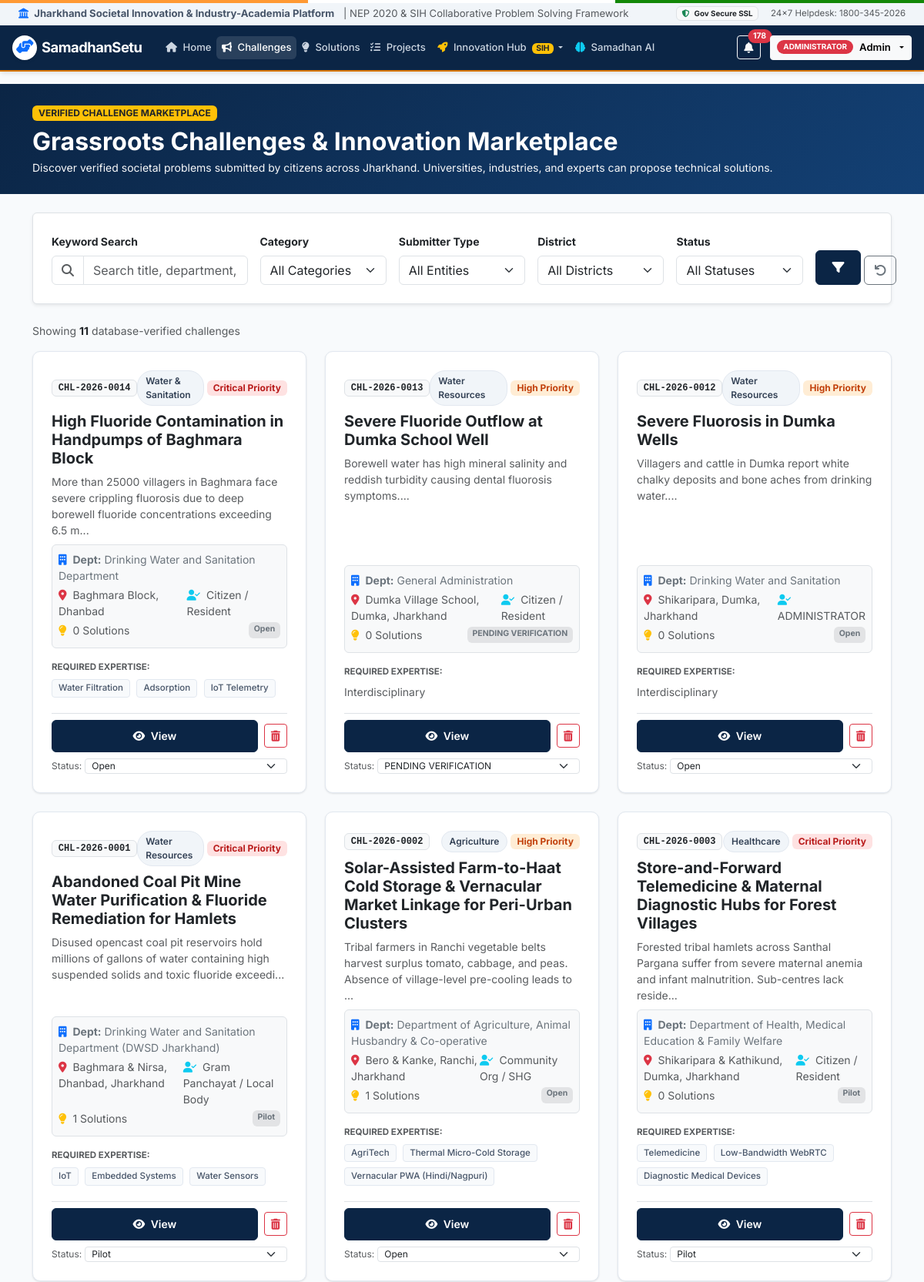
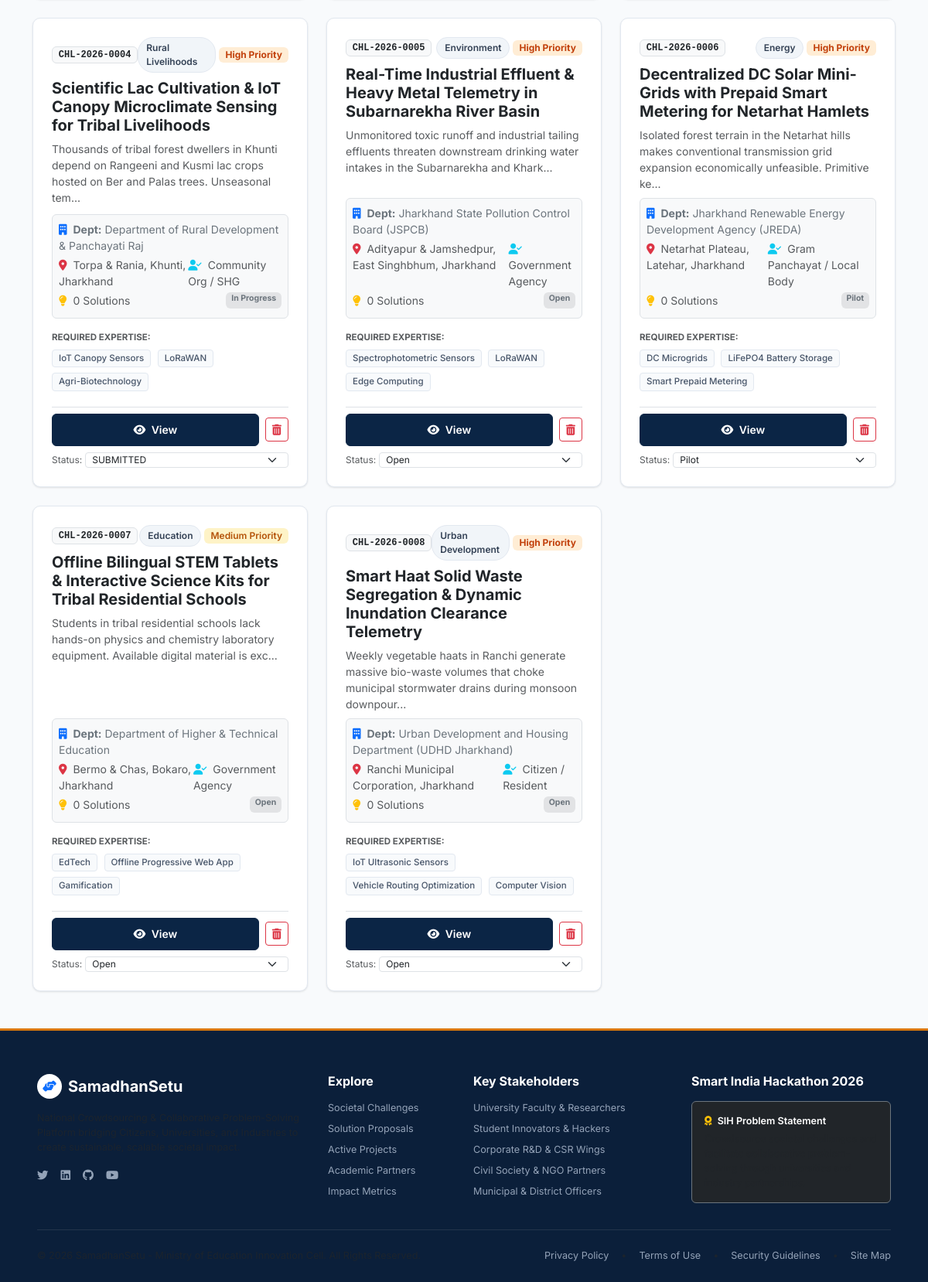
Page /challenges (signed in) on the committed database (2 pictures, top to bottom).
### app.py (models this page shows, shortened)
class Challenge(db.Model):
    __tablename__ = 'challenges'
    id = db.Column(db.Integer, primary_key=True)
    title = db.Column(db.String(250), nullable=False)
    description = db.Column(db.Text, nullable=False)
    category = db.Column(db.String(80), nullable=False)
    department = db.Column(db.String(150), nullable=False, default='General Administration')
    location = db.Column(db.String(150), nullable=False)
    priority = db.Column(db.String(30), nullable=False, default='Medium') # Low, Medium, High, Critical
    status = db.Column(db.String(50), default='Open') # Open, Under Review, Verified, In Progress, Pilot, Implemented, Closed
    created_date = db.Column(db.DateTime, default=datetime.utcnow)
    deadline = db.Column(db.DateTime, nullable=True)
    organization = db.Column(db.String(200), nullable=False, default='Municipal Corporation')
    required_skills = db.Column(db.Text, nullable=True)
    submitter_type = db.Column(db.String(100), default='Citizen / Resident')
    district = db.Column(db.String(100), default='Ranchi')
    block = db.Column(db.String(100), nullable=True)
    media_url = db.Column(db.String(255), nullable=True)
    document_url = db.Column(db.String(255), nullable=True)
    assigned_university = db.Column(db.String(200), nullable=True)
    nep_aligned = db.Column(db.Boolean, default=True)
    expected_solution_type = db.Column(db.String(100), default='Software / Hardware Prototype')
    affected_population = db.Column(db.String(200), default='General Community')
    people_affected_count = db.Column(db.Integer, default=10000)
    existing_solutions = db.Column(db.Text, nullable=True)
    shortcomings = db.Column(db.Text, nullable=True)
    required_technology = db.Column(db.Text, nullable=True)
    expected_outcome = db.Column(db.Text, nullable=True)
    ai_impact_score = db.Column(db.Integer, default=85)
    views_count = db.Column(db.Integer, default=240)
    followers_count = db.Column(db.Integer, default=28)
    created_by_id = db.Column(db.Integer, db.ForeignKey('users.id'), nullable=True)
    submitter_aadhaar_masked = db.Column(db.String(30), nullable=True)
    submitter_phone = db.Column(db.String(30), nullable=True)
    solutions = db.relationship('Solution', backref='challenge', lazy=True, cascade='all, delete-orphan')
    projects = db.relationship('Project', backref='challenge', lazy=True)
    invitations = db.relationship('TeamInvitation', backref='challenge', lazy=True, cascade='all, delete-orphan')
    problem_dna = db.relationship('ProblemDNA', backref='challenge', uselist=False, lazy=True, cascade='all, delete-orphan')
    @property
    def code(self):
        return f"CHL-2026-{self.id:04d}"
    @property
    def severity(self):
        return self.priority
    @property
    def created_at(self):
        return self.created_date

### app.py (the view, shortened to what this page needs)
@app.route('/challenges')
def challenges():
    user = get_current_user()
    is_admin = (user and user.user_type == 'ADMINISTRATOR')
    query_text = request.args.get('q', '').strip()
    category_filter = request.args.get('category', '').strip()
    department_filter = request.args.get('department', '').strip()
    status_filter = request.args.get('status', '').strip()
    priority_filter = request.args.get('priority', '').strip()
    location_filter = request.args.get('location', '').strip()
    submitter_type_filter = request.args.get('submitter_type', '').strip()
    district_filter = request.args.get('district', '').strip()
    query = Challenge.query
    if not is_admin:
        query = query.filter(Challenge.status.in_([
            'APPROVED', 'VERIFIED', 'Verified', 'Open', 'In Progress', 'Pilot', 'Implemented', 'Completed'
        ]))
    if category_filter and category_filter != 'All':
        query = query.filter(Challenge.category == category_filter)
    if department_filter and department_filter != 'All':
        query = query.filter(Challenge.department == department_filter)
    if status_filter and status_filter != 'All':
        query = query.filter(Challenge.status == status_filter)
    if priority_filter and priority_filter != 'All':
        query = query.filter(Challenge.priority == priority_filter)
    if submitter_type_filter and submitter_type_filter != 'All':
        query = query.filter(Challenge.submitter_type == submitter_type_filter)
    if district_filter and district_filter != 'All':
        query = query.filter((Challenge.district == district_filter) | (Challenge.location.ilike(f"%{district_filter}%")))
    if location_filter:
        query = query.filter(Challenge.location.ilike(f"%{location_filter}%"))
    challenges_list = deduplicate_challenges(query.order_by(Challenge.created_date.desc()).all())
    return render_template('challenges.html',
        challenges=challenges_list,
        query_text=query_text,
        category_filter=category_filter,
        department_filter=department_filter,
        status_filter=status_filter,
        priority_filter=priority_filter,
        location_filter=location_filter,
        submitter_type_filter=submitter_type_filter,
        district_filter=district_filter,
        all_submitter_types=SUBMITTER_TYPES,
        all_districts=JHARKHAND_DISTRICTS,
        is_admin=is_admin
    )

### templates/challenges.html (shortened to what this page needs)
{% extends "base.html" %}
{% block content %}
<div class="bg-primary text-white py-4 mb-4" style="background: linear-gradient(135deg, #0b2545 0%, #134074 100%);">
    <div class="container">
        <div class="d-flex flex-column flex-md-row justify-content-between align-items-md-center gap-3">
            <div>
                <span class="badge bg-warning text-dark text-uppercase px-2 py-1 mb-2 fw-bold">Verified Challenge Marketplace</span>
                <h2 class="fw-bold mb-1">Grassroots Challenges & Innovation Marketplace</h2>
                <p class="text-light opacity-90 small mb-0">Discover verified societal problems submitted by citizens across Jharkhand. Universities, industries, and experts can propose technical solutions.</p>
            </div>
        </div>
    </div>
</div>
<div class="container mb-5">
    <div class="card border shadow-sm mb-4">
        <div class="card-body p-3 p-md-4">
            <form method="GET" action="{{ url_for('challenges') }}">
                <div class="row g-3">
                    <div class="col-lg-3">
                        <label class="form-label small fw-bold text-dark">Keyword Search</label>
                        <div class="input-group">
                            <span class="input-group-text bg-white"><i class="fas fa-search text-muted"></i></span>
                            <input type="text" name="q" class="form-control" placeholder="Search title, department, skills..." value="{{ query_text or '' }}">
                        </div>
                    </div>
                    <div class="col-md-3 col-lg-2">
                        <label class="form-label small fw-bold text-dark">Category</label>
                        <select name="category" class="form-select">
                            <option value="All">All Categories</option>
                        </select>
                    </div>
                    <div class="col-md-3 col-lg-2">
                        <label class="form-label small fw-bold text-dark">Submitter Type</label>
                        <select name="submitter_type" class="form-select">
                            <option value="All">All Entities</option>
                        </select>
                    </div>
                    <div class="col-md-3 col-lg-2">
                        <label class="form-label small fw-bold text-dark">District</label>
                        <select name="district" class="form-select">
                            <option value="All">All Districts</option>
                        </select>
                    </div>
                    <div class="col-md-3 col-lg-2">
                        <label class="form-label small fw-bold text-dark">Status</label>
                        <select name="status" class="form-select">
                            <option value="All">All Statuses</option>
                        </select>
                    </div>
                    <div class="col-md-3 col-lg-1 d-flex align-items-end gap-1">
                        <button type="submit" class="btn btn-primary-gov w-100" title="Apply Filters">
                            <i class="fas fa-filter"></i>
                        </button>
                        <a href="{{ url_for('challenges') }}" class="btn btn-outline-secondary" title="Reset Filters">
                            <i class="fas fa-undo"></i>
                        </a>
                    </div>
                </div>
            </form>
        </div>
    </div>
    <div class="d-flex justify-content-between align-items-center mb-3">
        <div class="text-muted small">
            Showing <strong class="text-dark">{{ challenges|length }}</strong> database-verified challenges
        </div>
    </div>
    <div class="row g-4" id="challengesContainer">
        {% if challenges %}
            {% set seen_c_keys = [] %}
            {% for c in challenges %}
            {% set c_key = (c.id|string) ~ '_' ~ (c.title|trim|lower) %}
            {% if c_key not in seen_c_keys %}
            {% set _ = seen_c_keys.append(c_key) %}
            <div class="col-md-6 col-lg-4 challenge-item-card">
                <div class="challenge-card h-100">
                    <div class="d-flex justify-content-between align-items-center mb-2">
                        <span class="badge bg-light text-dark border font-monospace">{{ c.code }}</span>
                        <div class="d-flex align-items-center gap-1">
                            <span class="badge-category">{{ c.category }}</span>
                            <span class="badge badge-severity-{{ c.priority.lower() }} px-2 py-1 rounded">
                                {{ c.priority }} Priority
                            </span>
                        </div>
                    </div>
                    <h5 class="fw-bold text-dark mb-2">
                        <a href="{{ url_for('challenge_detail', challenge_id=c.id) }}" class="text-decoration-none text-dark hover-primary">
                            {{ c.title }}
                        </a>
                    </h5>
                    <p class="text-muted small flex-grow-1 mb-2">
                        {{ c.description[:130] }}...
                    </p>
                    <div class="p-2 rounded bg-light border mb-3 small">
                        <div class="text-secondary mb-1">
                            <i class="fas fa-building text-primary me-1"></i> <strong>Dept:</strong> {{ c.department }}
                        </div>
                        <div class="d-flex justify-content-between text-muted mb-1">
                            <span><i class="fas fa-map-marker-alt text-danger me-1"></i> {{ c.location }}</span>
                            <span><i class="fas fa-user-check text-info me-1"></i> {{ c.submitter_type or 'Citizen' }}</span>
                        </div>
                        <div class="d-flex justify-content-between text-muted mb-1">
                            <span><i class="fas fa-lightbulb text-warning me-1"></i> {{ c.solutions|length }} Solutions</span>
                            {% if c.status in ['APPROVED', 'VERIFIED'] %}
                                <span class="badge bg-success"><i class="fas fa-check-circle me-1"></i> VERIFIED</span>
                            {% else %}
                                <span class="badge bg-secondary-subtle text-secondary">{{ c.status }}</span>
                            {% endif %}
                        </div>
                    </div>
                    <div class="mb-3">
                        <div class="text-muted small mb-1 fw-bold" style="font-size: 0.72rem;">REQUIRED EXPERTISE:</div>
                        <div>
                            {% if c.required_skills %}
                                {% for skill in c.required_skills.split(',')[:3] %}
                                    <span class="skill-tag">{{ skill.strip() }}</span>
                                {% endfor %}
                            {% else %}
                                <span class="text-muted small">Interdisciplinary</span>
                            {% endif %}
                        </div>
                    </div>
                    <div class="pt-2 border-top mt-auto">
                        {% if session.get('user_role') == 'ADMINISTRATOR' or is_admin %}
                        <div class="d-flex justify-content-between align-items-center mb-2">
                            <a href="{{ url_for('challenge_detail', challenge_id=c.id) }}" class="btn btn-sm btn-primary-gov flex-grow-1 me-2">
                                <i class="fas fa-eye me-1"></i> View
                            </a>
                            <form method="POST" action="{{ url_for('delete_challenge', challenge_id=c.id) }}" onsubmit="return confirm('Are you sure you want to delete this challenge permanently from the database?');" class="d-inline">
                                <button type="submit" class="btn btn-sm btn-outline-danger" title="Delete Challenge">
                                    <i class="fas fa-trash-alt"></i>
                                </button>
                            </form>
                        </div>
                        <form method="POST" action="{{ url_for('update_challenge_status', challenge_id=c.id) }}" class="d-flex gap-1 align-items-center">
                            <span class="small text-muted" style="font-size: 0.75rem;">Status:</span>
                            <select name="status" class="form-select form-select-sm py-0" style="font-size: 0.75rem;" onchange="this.form.submit()">
                                {% for st in all_statuses %}
                                    <option value="{{ st }}" {% if c.status == st %}selected{% endif %}>{{ st }}</option>
                                {% endfor %}
                            </select>
                        </form>
                        {% endif %}
                    </div>
                </div>
            </div>
            {% endif %}
            {% endfor %}
        {% endif %}
    </div>
</div>
{% endblock %}

### rows in the picture
Challenge: code "CHL-2026-0014", category "Water & Sanitation", priority "Critical", title "High Fluoride Contamination in Handpumps of Baghmara Block", description "More than 25000 villagers in Baghmara face severe crippling fluorosis due to deep borewell fluoride concentrations exceeding 6.5 m", department "Drinking Water and Sanitation Department", location "Baghmara Block, Dhanbad", submitter_type "Citizen / Resident", solutions|length "0", status "Open", strip "Water Filtration" "Adsorption" "IoT Telemetry"
Challenge: code "CHL-2026-0013", category "Water Resources", priority "High", title "Severe Fluoride Outflow at Dumka School Well", description "Borewell water has high mineral salinity and reddish turbidity causing dental fluorosis symptoms.", department "General Administration", location "Dumka Village School, Dumka, Jharkhand", submitter_type "Citizen / Resident", solutions|length "0", status "PENDING VERIFICATION", shows "Interdisciplinary"
Challenge: code "CHL-2026-0012", category "Water Resources", priority "High", title "Severe Fluorosis in Dumka Wells", description "Villagers and cattle in Dumka report white chalky deposits and bone aches from drinking water.", department "Drinking Water and Sanitation", location "Shikaripara, Dumka, Jharkhand", submitter_type "ADMINISTRATOR", solutions|length "0", status "Open", required_skills "Interdisciplinary"
Challenge: code "CHL-2026-0001", category "Water Resources", priority "Critical", title "Abandoned Coal Pit Mine Water Purification & Fluoride Remediation for Hamlets", description "Disused opencast coal pit reservoirs hold millions of gallons of water containing high suspended solids and toxic fluoride exceedi", department "Drinking Water and Sanitation Department (DWSD Jharkhand)", location "Baghmara & Nirsa, Dhanbad, Jharkhand", submitter_type "Gram Panchayat / Local Body", solutions|length "1", status "Pilot", strip "IoT" "Embedded Systems" "Water Sensors"
Challenge: code "CHL-2026-0002", category "Agriculture", priority "High", title "Solar-Assisted Farm-to-Haat Cold Storage & Vernacular Market Linkage for Peri-Urban Clusters", description "Tribal farmers in Ranchi vegetable belts harvest surplus tomato, cabbage, and peas. Absence of village-level pre-cooling leads to", department "Department of Agriculture, Animal Husbandry & Co-operative", location "Bero & Kanke, Ranchi, Jharkhand", submitter_type "Community Org / SHG", solutions|length "1", status "Open", strip "AgriTech" "Thermal Micro-Cold Storage" "Vernacular PWA (Hindi/Nagpuri)"
Challenge: code "CHL-2026-0003", category "Healthcare", priority "Critical", title "Store-and-Forward Telemedicine & Maternal Diagnostic Hubs for Forest Villages", description "Forested tribal hamlets across Santhal Pargana suffer from severe maternal anemia and infant malnutrition. Sub-centres lack reside", department "Department of Health, Medical Education & Family Welfare", location "Shikaripara & Kathikund, Dumka, Jharkhand", submitter_type "Citizen / Resident", solutions|length "0", status "Pilot", strip "Telemedicine" "Low-Bandwidth WebRTC" "Diagnostic Medical Devices"
Challenge: code "CHL-2026-0004", category "Rural Livelihoods", priority "High", title "Scientific Lac Cultivation & IoT Canopy Microclimate Sensing for Tribal Livelihoods", description "Thousands of tribal forest dwellers in Khunti depend on Rangeeni and Kusmi lac crops hosted on Ber and Palas trees. Unseasonal tem", department "Department of Rural Development & Panchayati Raj", location "Torpa & Rania, Khunti, Jharkhand", submitter_type "Community Org / SHG", solutions|length "0", status "In Progress", strip "IoT Canopy Sensors" "LoRaWAN" "Agri-Biotechnology"
Challenge: code "CHL-2026-0005", category "Environment", priority "High", title "Real-Time Industrial Effluent & Heavy Metal Telemetry in Subarnarekha River Basin", description "Unmonitored toxic runoff and industrial tailing effluents threaten downstream drinking water intakes in the Subarnarekha and Khark", department "Jharkhand State Pollution Control Board (JSPCB)", location "Adityapur & Jamshedpur, East Singhbhum, Jharkhand", submitter_type "Government Agency", solutions|length "0", status "Open", strip "Spectrophotometric Sensors" "LoRaWAN" "Edge Computing"
Challenge: code "CHL-2026-0006", category "Energy", priority "High", title "Decentralized DC Solar Mini-Grids with Prepaid Smart Metering for Netarhat Hamlets", description "Isolated forest terrain in the Netarhat hills makes conventional transmission grid expansion economically unfeasible. Primitive ke", department "Jharkhand Renewable Energy Development Agency (JREDA)", location "Netarhat Plateau, Latehar, Jharkhand", submitter_type "Gram Panchayat / Local Body", solutions|length "0", status "Pilot", strip "DC Microgrids" "LiFePO4 Battery Storage" "Smart Prepaid Metering"
Challenge: code "CHL-2026-0007", category "Education", priority "Medium", title "Offline Bilingual STEM Tablets & Interactive Science Kits for Tribal Residential Schools", description "Students in tribal residential schools lack hands-on physics and chemistry laboratory equipment. Available digital material is exc", department "Department of Higher & Technical Education", location "Bermo & Chas, Bokaro, Jharkhand", submitter_type "Government Agency", solutions|length "0", status "Open", strip "EdTech" "Offline Progressive Web App" "Gamification"
Challenge: code "CHL-2026-0008", category "Urban Development", priority "High", title "Smart Haat Solid Waste Segregation & Dynamic Inundation Clearance Telemetry", description "Weekly vegetable haats in Ranchi generate massive bio-waste volumes that choke municipal stormwater drains during monsoon downpour", department "Urban Development and Housing Department (UDHD Jharkhand)", location "Ranchi Municipal Corporation, Jharkhand", submitter_type "Citizen / Resident", solutions|length "0", status "Open", strip "IoT Ultrasonic Sensors" "Vehicle Routing Optimization" "Computer Vision"

### other values in the picture
{{ unread_count }} "178"
{{ challenges|length }} "11"
form field status "SUBMITTED"
